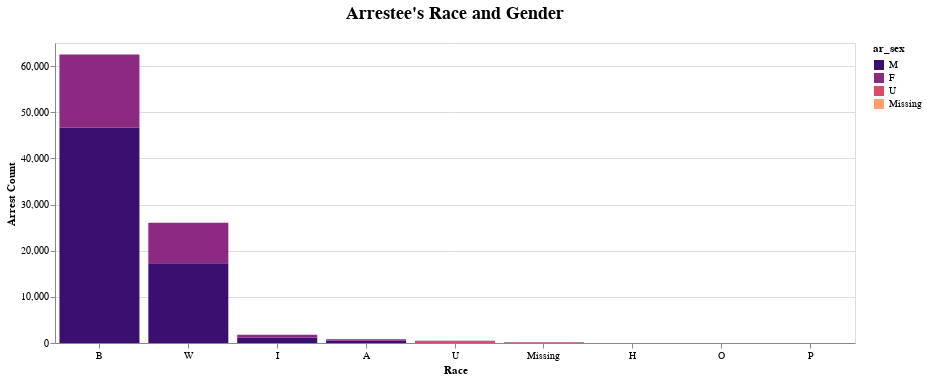

Notebook code for this chart:
### Code cell
# Gender Race Data

color_scale = alt.Scale(
    type='band',
    scheme = 'magma',
    domainMid= 0,
    reverse = False
)
    
race_gender_bar = alt.Chart(gender_race_data, title = chart_title_func("Arrestee's Race and Gender",))\
    .mark_bar()\
    .encode(
        alt.X("ar_race", axis=alt.Axis(labelAngle=0), title = 'Race').sort(['descending']),
        alt.Y('count', title = 'Arrest Count'),
        tooltip=["ar_sex", "count"],
        color = alt.Color('ar_sex', scale=color_scale).sort(['descending'])
    ).properties(
        width=800,
        height=300
    )

race_gender_bar

### Figure 1 — Vega specification as saved in the notebook (floating-point values rounded to 4 significant figures)
{"$schema": "https://vega.github.io/schema/vega/v5.json", "data": [{"name": "source_0"}, {"name": "data_0", "values": [{"ar_race": "B", "ar_sex": "M", "count": 46653, "count_end": 46650.0, "count_start": 0.0}, {"ar_race": "W", "ar_sex": "M", "count": 17285, "count_end": 17280.0, "count_start": 0.0}, {"ar_race": "B", "ar_sex": "F", "count": 15855, "count_end": 62510.0, "count_start": 46650.0}, {"ar_race": "W", "ar_sex": "F", "count": 8752, "count_end": 26040.0, "count_start": 17280.0}, {"ar_race": "I", "ar_sex": "M", "count": 1196, "count_end": 1196.0, "count_start": 0.0}, {"ar_race": "I", "ar_sex": "F", "count": 574, "count_end": 1770.0, "count_start": 1196.0}, {"ar_race": "A", "ar_sex": "M", "count": 526, "count_end": 526.0, "count_start": 0.0}, {"ar_race": "U", "ar_sex": "U", "count": 378, "count_end": 378.0, "count_start": 0.0}, {"ar_race": "A", "ar_sex": "F", "count": 261, "count_end": 787.0, "count_start": 526.0}, {"ar_race": "Missing", "ar_sex": "U", "count": 88, "count_end": 88.0, "count_start": 0.0}, {"ar_race": "U", "ar_sex": "M", "count": 65, "count_end": 443.0, "count_start": 378.0}, {"ar_race": "Missing", "ar_sex": "Missing", "count": 46, "count_end": 134.0, "count_start": 88.0}, {"ar_race": "U", "ar_sex": "F", "count": 28, "count_end": 471.0, "count_start": 443.0}, {"ar_race": "Missing", "ar_sex": "M", "count": 14, "count_end": 148.0, "count_start": 134.0}, {"ar_race": "H", "ar_sex": "F", "count": 10, "count_end": 17.0, "count_start": 7.0}, {"ar_race": "H", "ar_sex": "M", "count": 7, "count_end": 7.0, "count_start": 0.0}, {"ar_race": "O", "ar_sex": "F", "count": 5, "count_end": 9.0, "count_start": 4.0}, {"ar_race": "O", "ar_sex": "M", "count": 4, "count_end": 4.0, "count_start": 0.0}, {"ar_race": "Missing", "ar_sex": "F", "count": 3, "count_end": 151.0, "count_start": 148.0}, {"ar_race": "P", "ar_sex": "M", "count": 1, "count_end": 1.0, "count_start": 0.0}]}, {"name": "source_0_x_domain_ar_race", "values": [{"ar_race": "B", "sort_field": 1.0}, {"ar_race": "W", "sort_field": 1.0}, {"ar_race": "I", "sort_field": 1.0}, {"ar_race": "A", "sort_field": 1.0}, {"ar_race": "U", "sort_field": 1.0}, {"ar_race": "Missing", "sort_field": 1.0}, {"ar_race": "H", "sort_field": 1.0}, {"ar_race": "O", "sort_field": 1.0}, {"ar_race": "P", "sort_field": 1.0}]}, {"name": "source_0_color_domain_ar_sex", "values": [{"ar_sex": "M", "sort_field": 1.0}, {"ar_sex": "F", "sort_field": 1.0}, {"ar_sex": "U", "sort_field": 1.0}, {"ar_sex": "Missing", "sort_field": 1.0}]}], "marks": [{"type": "rect", "name": "marks", "from": {"data": "data_0"}, "encode": {"update": {"width": {"signal": "max(0.25, bandwidth('x'))"}, "fill": {"field": "ar_sex", "scale": "color"}, "x": {"field": "ar_race", "scale": "x"}, "ariaRoleDescription": {"value": "bar"}, "tooltip": {"signal": "{\"ar_sex\": isValid(datum[\"ar_sex\"]) ? datum[\"ar_sex\"] : \"\"+datum[\"ar_sex\"], \"count\": format(datum[\"count\"], \"\")}"}, "description": {"signal": "\"Race: \" + (isValid(datum[\"ar_race\"]) ? datum[\"ar_race\"] : \"\"+datum[\"ar_race\"]) + \"; Arrest Count: \" + (format(datum[\"count\"], \"\")) + \"; ar_sex: \" + (isValid(datum[\"ar_sex\"]) ? datum[\"ar_sex\"] : \"\"+datum[\"ar_sex\"]) + \"; count: \" + (format(datum[\"count\"], \"\"))"}, "y": {"field": "count_end", "scale": "y"}, "y2": {"field": "count_start", "scale": "y"}}}, "style": ["bar"]}], "scales": [{"name": "x", "type": "band", "domain": {"data": "source_0_x_domain_ar_race", "field": "ar_race", "sort": {"op": "max", "field": "sort_field"}}, "range": [0, {"signal": "width"}], "paddingInner": 0.1, "paddingOuter": 0.05}, {"name": "y", "type": "linear", "domain": {"fields": ["count_start", "count_end"], "data": "data_0"}, "range": [{"signal": "height"}, 0], "zero": true, "nice": true}, {"name": "color", "type": "ordinal", "domain": {"data": "source_0_color_domain_ar_sex", "field": "ar_sex", "sort": {"op": "max", "field": "sort_field"}}, "range": {"scheme": "magma"}, "reverse": false}], "axes": [{"scale": "y", "orient": "left", "ticks": false, "domain": false, "labels": false, "gridScale": "x", "aria": false, "grid": true, "minExtent": 0, "tickCount": {"signal": "ceil(height/40)"}, "maxExtent": 0, "zindex": 0}, {"scale": "x", "zindex": 0, "title": "Race", "grid": false, "orient": "bottom", "labelAngle": 0, "labelBaseline": "top"}, {"scale": "y", "orient": "left", "grid": false, "title": "Arrest Count", "tickCount": {"signal": "ceil(height/40)"}, "zindex": 0, "labelOverlap": true}], "title": {"text": "Arrestee's Race and Gender", "fontSize": 18, "offset": 20, "font": "Century", "orient": "top", "frame": "group"}, "legends": [{"fill": "color", "symbolType": "square", "title": "ar_sex"}], "width": 800, "style": "cell", "height": 300, "padding": 5, "background": "white"}
